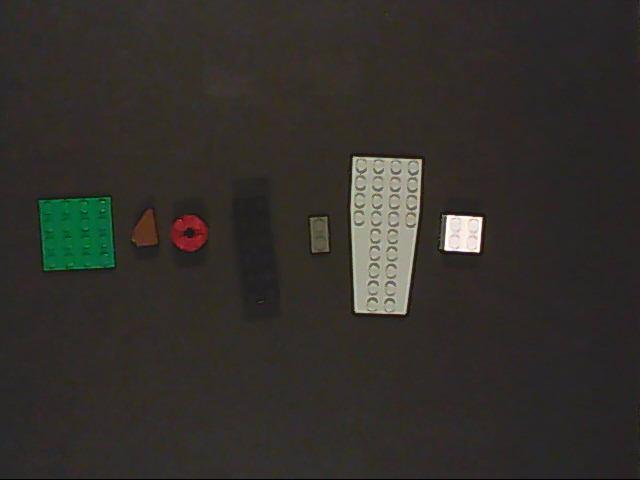
%> input picture Expeiments for Blob and Color/BLOB/NEW_DARKNESS/darkness.jpg, 640 x 480 px
$ octave Iterate_through_images_test.m   (GNU Octave 9; MATLAB toolbox functions it lacks are replaced by stand-ins)
%> lines starting %> are read from the running program, lines starting %| are printed output that depends on the picture; in (x1, y1, x2, y2) boxes, pixels count from 0 and x2, y2 are one past the last pixel; in counts of white or black regions, pixels touching at a corner belong together; the program's own positions count from 1
### Expeiments for Blob and Color/BLOB/histogram_binarymap.m
function [binarymap,Number_of_blobs] = histogram_binarymap(I, thresholdValue,minimumSize,maximumSize,print)

Igray=rgb2gray(I);
% Igray=rgb2gray(rgb2ycbcr(I));
[pixelCount, grayLevels] = imhist(Igray);

if print ~= 0
subplot(2, 1, 1);
bar(pixelCount);
title('Histogram of original image', 'FontSize', 14);
xlim([0 grayLevels(end)]); % Scale x axis manually.
grid on;
end

binaryHist = Igray > thresholdValue; % Bright objects will be chosen if you use >.

% Do a "hole fill" to get rid of any background pixels or "holes" inside the blobs.
binarymap = imfill(binaryHist, 'holes');

%% get Blob measurements
labeledImage = bwlabel(binarymap, 8);
blobMeasurements = regionprops(binarymap, Igray, 'Area');
%% remove noise

allBlobAreas = [blobMeasurements.Area];
allowableBlobs = allBlobAreas > minimumSize; % Take the small objects.
allowableBlobs1 = allBlobAreas < maximumSize;
allowableBlobs = allowableBlobs & allowableBlobs1;
Number_of_blobs=sum(allowableBlobs)
keeperIndexes = find(allowableBlobs);
keeperBlobsImage = ismember(labeledImage, keeperIndexes);
binarymap=keeperBlobsImage;

if print ~= 0
hold on;
maxYValue = ylim;
line([thresholdValue, thresholdValue], maxYValue, 'Color', 'r');
% Place a text label on the bar chart showing the threshold.
annotationText = sprintf('Thresholded at %d gray levels', thresholdValue);
% For text(), the x and y need to be of the data class "double" so let's cast both to double.
text(double(thresholdValue + 5), double(0.5 * maxYValue(2)), annotationText, 'FontSize', 10, 'Color', [0 .5 0]);
text(double(thresholdValue - 70), double(0.94 * maxYValue(2)), 'Background', 'FontSize', 10, 'Color', [0 0 .5]);
text(double(thresholdValue + 50), double(0.94 * maxYValue(2)), 'Foreground', 'FontSize', 10, 'Color', [0 0 .5]);

hold off;


subplot(2, 1, 2);
imshow(binarymap)
drawnow;

end

end

### Expeiments for Blob and Color/BLOB/Iterate_through_images_test.m
%% This is a script to detect one blob on a black surface
clear all; close all; clc;
% addpath('./functions/');
myFolder = 'C:\Users\Stefan_Na\OneDrive\MOE\P4\P4-LEGO\Expeiments for Blob and Color\BLOB\NEW_DARKNESS'; % Define your working folder

maximumSize= 20000; %
minimumSize= 400; %
thresholdHist = 53%for Red

% [11 lines of commented-out code are left out]


filePattern = fullfile(myFolder, '*.jpg');
pictures = dir(filePattern);
picturesfull= {};
Number_of_blobs=0;
blobMeasurements=struct([]);
FileNames={};
touching_blobs=struct([]);

% figure;
for k = 1:length(pictures)
    baseFileName = pictures(k).name;
  fullFileName=fullfile(myFolder, baseFileName);
  FileNames=[FileNames;fullfile(myFolder, baseFileName)];
  picturesfull = [picturesfull;fullfile(myFolder, baseFileName)];

%   I= imread(char(fullFileName));
  I= imread('C:\Users\Stefan_Na\OneDrive\MOE\P4\P4-LEGO\Expeiments for Blob and Color\BLOB\NEW_DARKNESS\darkness.jpg');
%> I is the input picture: size 480x640x3 uint8; mean R, G, B 50.6, 47.4, 43.2
%   I=I(100:350,50:450,:);
  Igray=rgb2gray(I);
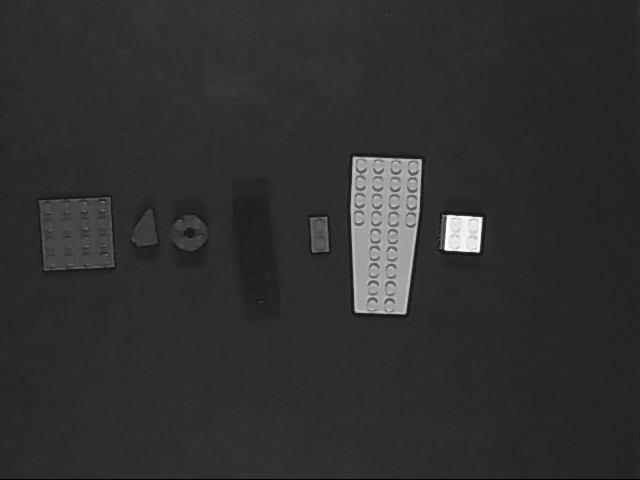
%> Igray: size 480x640 uint8; min 0, max 254, mean 47.9
  Number_of_blobs=0;
% thresholdHist = 40;

% while Number_of_blobs <6
figure;
  [binaryImage, Number_of_blobs]=histogram_binarymap(I, thresholdHist,minimumSize,maximumSize,1);
%> in histogram_binarymap, `[pixelCount, grayLevels] = imhist(Igray);`: pixelCount = 256 values, max 36107 at index 47, min 0 at index 8, mean 1200; grayLevels = 256 values from 0 to 255
%> in histogram_binarymap, `binaryHist = Igray > thresholdValue;`:
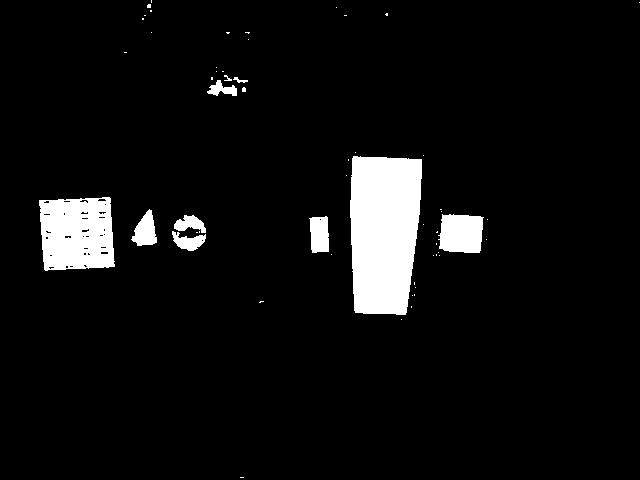
%> binaryHist: size 480x640 logical; 6.1% white; 55 white regions (45 under 20 px), largest, box (x1, y1, x2, y2) and area: (350, 156, 422, 315) 10033, (39, 197, 115, 271) 4813, (438, 214, 484, 253) 1530
%> in histogram_binarymap, `binarymap = imfill(binaryHist, 'holes');`: binarymap: size 480x640 logical; 6.2% white; 55 white regions (45 under 20 px), largest, box (x1, y1, x2, y2) and area: (350, 156, 422, 315) 10033, (39, 197, 115, 271) 4987, (438, 214, 484, 253) 1530
%> in histogram_binarymap, `labeledImage = bwlabel(binarymap, 8);`:
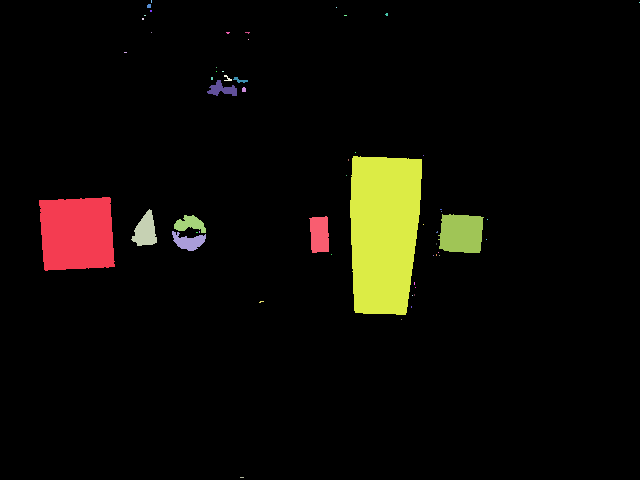
%> labeledImage: size 480x640 double; 56 distinct labels, from 0 to 55; one colour per label, 0 black
%> in histogram_binarymap, `blobMeasurements = regionprops(binarymap, Igray, 'Area');`: blobMeasurements = 55 regions; largest, Area: 10033, 4987, 1530, 632, 582
%> in histogram_binarymap, `allBlobAreas = [blobMeasurements.Area];`: allBlobAreas = 55 values, max 10033 at index 33, min 1 at index 9, mean 344.3
%> in histogram_binarymap, `allowableBlobs = allBlobAreas > minimumSize;`: allowableBlobs = 55 logical values, 5 true
%> in histogram_binarymap, `allowableBlobs1 = allBlobAreas < maximumSize;`: allowableBlobs1 = 55 logical values, 55 true
%> in histogram_binarymap, `Number_of_blobs=sum(allowableBlobs)`: Number_of_blobs = 5
%> in histogram_binarymap, `keeperIndexes = find(allowableBlobs);`: keeperIndexes = [1 3 27 33 48]
%> in histogram_binarymap, `keeperBlobsImage = ismember(labeledImage, keeperIndexes);`:
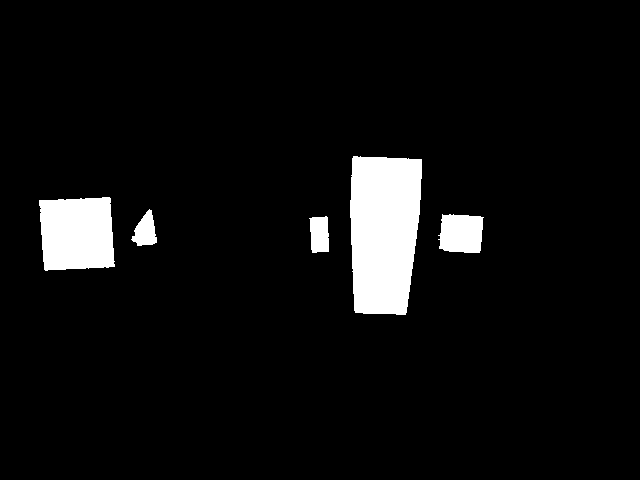
%> keeperBlobsImage: size 480x640 logical; 5.8% white; 5 white regions
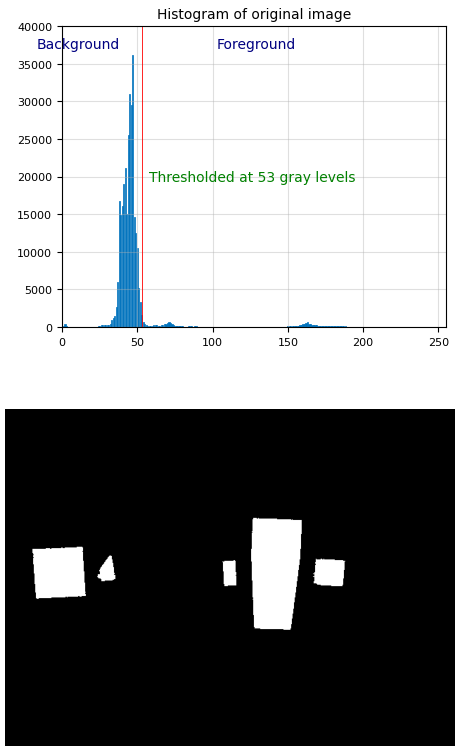
%> figure redrawn from the program's plot data, 2 panels
%> Number_of_blobs = 5
%    thresholdHist=thresholdHist+1
  Number_of_blobs
%> Number_of_blobs = 5
figure; imshow(I)
% [7 lines of commented-out code are left out]
      touching_blobs(k).file=baseFileName;
      touching_blobs(k).thresh=thresholdHist;
      touching_blobs(k).blobs=Number_of_blobs;
      touching_blobs(k).binary=binaryImage;
%   end

% end
%   drawnow;
%   pause(2);
  %% get Blob measurements

labeledImage = bwlabel(binaryImage, 8);
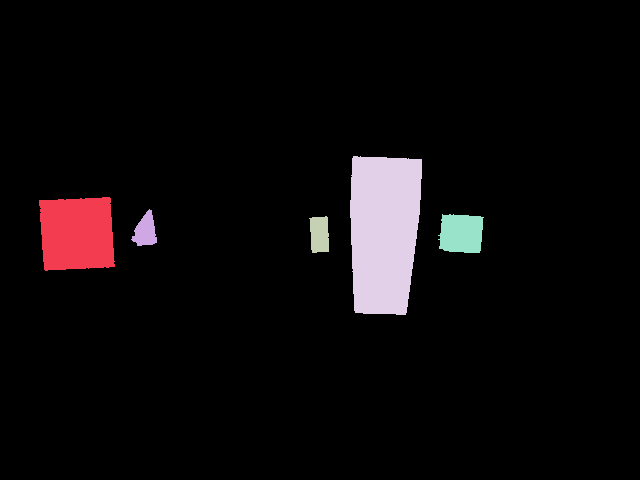
%> labeledImage: size 480x640 double; 6 distinct labels, from 0 to 5; one colour per label, 0 black
% quickfix but removal of small blocs does not work
blobMeasurements= struct([blobMeasurements;regionprops(binaryImage, Igray, 'all')]);
%> blobMeasurements = 5 regions; largest, box (x1, y1, x2, y2), Area, Centroid, MajorAxisLength, MinorAxisLength and Eccentricity: (350, 156, 422, 315) 10033 [384.5 232.3] 178.1 74.92 0.907, (39, 197, 115, 271) 4987 [77.5 234.3] 82.52 80.66 0.211, (438, 214, 484, 253) 1530 [461.9 234.1] 47.76 42.39 0.46, (309, 216, 329, 253) 632 [320.1 235.1] 40.81 20.72 0.862
% blobMeasurements= struct([blobMeasurements;regionprops(binaryImage, Igray, 'Area', 'MajorAxisLength', 'MinorAxisLength', 'ConvexArea', 'Eccentricity', 'EquivDiameter', 'Perimeter', 'Solidity', 'MeanIntensity')]); %for specific measurments
numberOfBlobs = size(blobMeasurements, 1);
%> numberOfBlobs = 5
  %% get color
%   Pixelcolors = find(binaryImage);

end

backgroundR=regionprops(not(binaryImage), I(:,:,1), 'PixelValues')
backgroundG=regionprops(not(binaryImage), I(:,:,2), 'PixelValues')
backgroundB=regionprops(not(binaryImage), I(:,:,3), 'PixelValues')

%% drop too samll blobs and adjust binary

% [6 lines of commented-out code are left out]
%% remove the small blobs from blobmeasurements
% [11 lines of commented-out code are left out]
